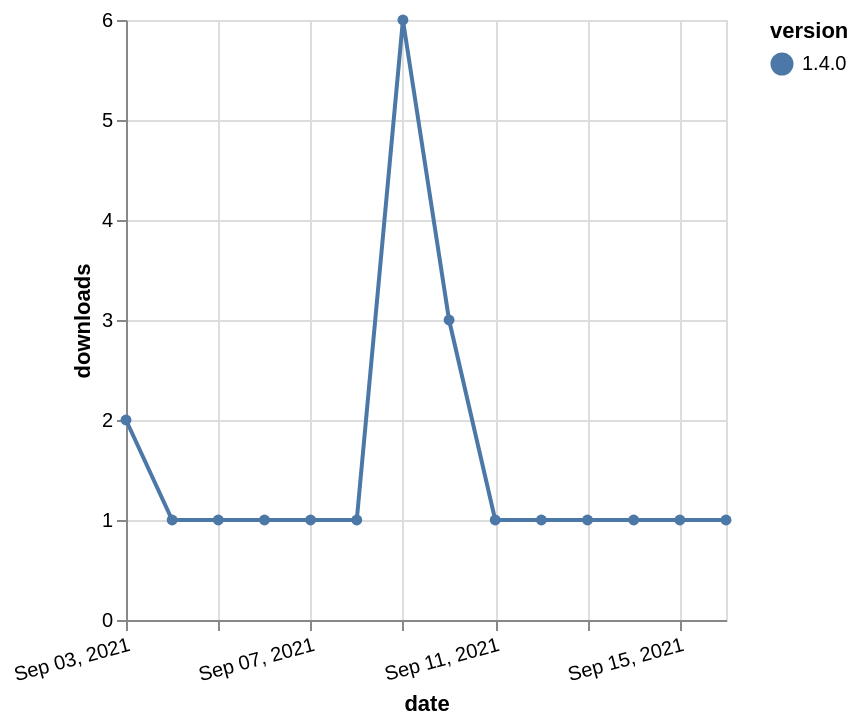

Here is the Vega-Lite specification saved for this chart:
### Vega-Lite specification from a JSON file in a GitHub repository (floating-point values rounded to 4 significant figures)
{"$schema": "https://vega.github.io/schema/vega-lite/v5.json", "description": "A simple bar chart with embedded data.", "data": {"values": [{"date": "2021-09-03", "total": 497, "delta": 2, "version": "1.4.0"}, {"date": "2021-09-04", "total": 498, "delta": 1, "version": "1.4.0"}, {"date": "2021-09-05", "total": 499, "delta": 1, "version": "1.4.0"}, {"date": "2021-09-06", "total": 500, "delta": 1, "version": "1.4.0"}, {"date": "2021-09-07", "total": 501, "delta": 1, "version": "1.4.0"}, {"date": "2021-09-08", "total": 502, "delta": 1, "version": "1.4.0"}, {"date": "2021-09-09", "total": 508, "delta": 6, "version": "1.4.0"}, {"date": "2021-09-10", "total": 511, "delta": 3, "version": "1.4.0"}, {"date": "2021-09-11", "total": 512, "delta": 1, "version": "1.4.0"}, {"date": "2021-09-12", "total": 513, "delta": 1, "version": "1.4.0"}, {"date": "2021-09-13", "total": 514, "delta": 1, "version": "1.4.0"}, {"date": "2021-09-14", "total": 515, "delta": 1, "version": "1.4.0"}, {"date": "2021-09-15", "total": 516, "delta": 1, "version": "1.4.0"}, {"date": "2021-09-16", "total": 517, "delta": 1, "version": "1.4.0"}]}, "width": "container", "mark": {"type": "line", "point": {"filled": true}}, "encoding": {"x": {"field": "date", "type": "temporal", "timeUnit": "yearmonthdate", "title": "date", "axis": {"labelAngle": -15}}, "y": {"field": "delta", "type": "quantitative", "title": "downloads"}, "color": {"field": "version", "type": "nominal"}, "tooltip": {"field": "delta"}}}
